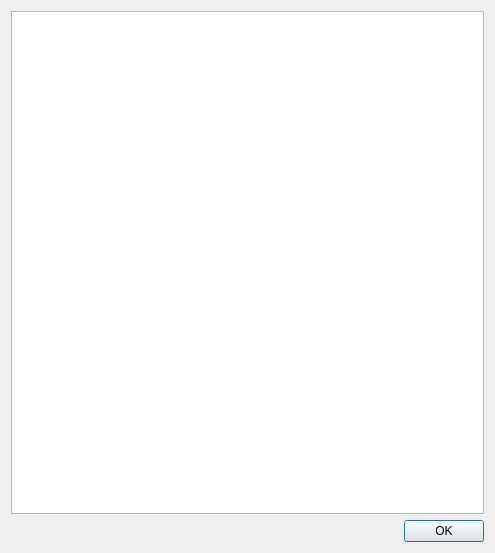
<?xml version="1.0" encoding="UTF-8"?>
<ui version="4.0">
 <class>Dialog</class>
 <widget class="QDialog" name="Dialog">
  <property name="geometry">
   <rect>
    <x>0</x>
    <y>0</y>
    <width>495</width>
    <height>553</height>
   </rect>
  </property>
  <property name="windowTitle">
   <string>Dialog</string>
  </property>
  <layout class="QVBoxLayout" name="verticalLayout">
   <item>
    <widget class="QListWidget" name="listWidget"/>
   </item>
   <item>
    <layout class="QGridLayout" name="gridLayout"/>
   </item>
   <item>
    <widget class="QDialogButtonBox" name="buttonBox">
     <property name="standardButtons">
      <set>QDialogButtonBox::Ok</set>
     </property>
    </widget>
   </item>
  </layout>
 </widget>
 <resources/>
 <connections/>
</ui>
